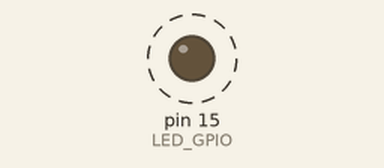
A sketch run on a simulated Arduino Uno, built with avr-gcc and run on an emulated ATmega328P. On the bench: output pins drawn as LEDs (lit = HIGH). Dashed ring = blinking.

Above: at 0.5 s.
Timing chart, 0 to 4.6 s (numbered marks = the images above):
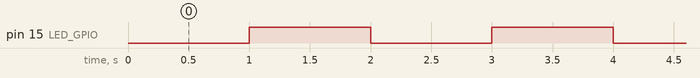

The sketch:

2.LED-GPIO.ino
```cpp
#define LED_GPIO  15

void setup() {
  // put your setup code here, to run once:
  pinMode(LED_GPIO, OUTPUT);
}

void loop() {
  // put your main code here, to run repeatedly:

  digitalWrite(LED_GPIO, LOW);
  delay(1000);

  digitalWrite(LED_GPIO, HIGH);
  delay(1000);

}
```

Measured:
- by itself, pin 15 (LED_GPIO): alternates HIGH for 1.0 s and LOW for 1.0 s
